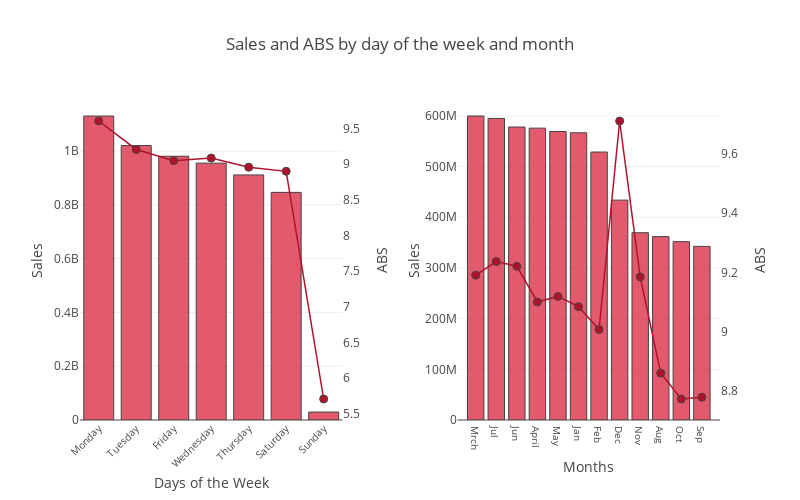

Here is the notebook cell this chart was saved with:
### Markdown cell above
Which day of the week or month generates the highest revenue, and ABS (Average Basket Size)? I created two separate graphs side by side to ease the comparison.

Regarding the sales graphs on the left, the beginning of the week is when the stores are generating more money, on Mondays and Tuesdays, the third best day is on Fridays.

Which is also applicable for the ABS, except that it's exceptionally higher on Wednesday than on Friday, respectively at 9.08 and 9.04 euros.


If we have a look at the right graph, representing the sales and ABS by month, we can note that March and July are the best performing months in terms of sales. But, the ABS is higher in December with 9.71 euros spent in average and 9.24 euros in July.

### Code cell
#Create two new dataframe

basketweek = train[['Dayoftheweek','Sales','Customers']]
basketweek = basketweek.groupby('Dayoftheweek').sum()
basketweek = basketweek.sort_values(by='Sales',ascending = False)
basketweek = basketweek.reset_index()
basketweek['Basket'] = basketweek['Sales'] / basketweek['Customers'] 

basketmonth = train[['Monthofyear','Sales','Customers']]
basketmonth = basketmonth.groupby('Monthofyear').sum()
basketmonth = basketmonth.sort_values(by='Sales',ascending = False)
basketmonth = basketmonth.reset_index()
basketmonth['Basket'] = basketmonth['Sales'] / basketmonth['Customers'] 


#Create the format of our plot grid

fig = tools.make_subplots(rows=1,
                          cols=2,
                          print_grid=True,
                          horizontal_spacing=0.18
                        
                         )

#Define the 4 traces 

trace1 = dict(type='bar',
              x= basketweek[('Dayoftheweek')], 
              y= basketweek[('Sales')],
              name='Sales',            
              marker=dict(color= 'rgba(220,49,72, 0.8)', 
                          line= dict(width= 1)),
              showlegend=False
             )
 

trace2 = dict(type='scatter',
              x= basketweek[('Dayoftheweek')], 
              y= basketweek[('Basket')], 
              marker= dict(line= dict(width= 1), 
                           size= 8), 
              line=dict(color= '#B0122C',
                        width= 1.5),
              name= 'ABS',
              showlegend=False
             )


trace3=dict(type='bar',
            x=basketmonth[('Monthofyear')],
            y=basketmonth[('Sales')],
            name='Sales',
            marker=dict(color= 'rgba(220,49,72, 0.8)', line= dict(width= 1)),
            showlegend=False 
          )
trace4=dict(type='scatter',
            x= basketmonth[('Monthofyear')],
            y=basketmonth[('Basket')],
            marker= dict(line= dict(width= 1), 
                         size= 8), 
            line=dict(color= '#B0122C', width= 1.5),
            name= 'ABS',
            showlegend=False
           )

# Append the first two traces to subplot (1,1), and the last two, to subplot (1,2):

fig.append_trace(trace1, 1, 1)# trace1 is in position 0 of the list fig['data]
fig.append_trace(trace2, 1, 1)#                       1 
fig.append_trace(trace3, 1, 2)#                       2
fig.append_trace(trace4, 1, 2)#                       3

# Now we update yaxis for both trace2 and trace4 - meaning positon 1 and 3
fig['data'][1].update(yaxis='y3')
fig['data'][3].update(yaxis='y4')

# Update layout


fig['layout'].update(autosize= False, 
              width= 800, 
              height= 500, 
              showlegend=False,
                     title='Sales and ABS by day of the week and month',hovermode='x')


fig['layout']['xaxis1'].update(tickangle= -45, #'x1'
                         autorange=True,
                         tickfont=dict(size= 10), 
                         title= 'Days of the Week', 
                         type= 'category',
                         )
fig['layout']['yaxis1'].update( #left yaxis'y1
                         showgrid=True, 
                         title= 'Sales',
                         )

#Insert a new key, yaxis3, and the associated value:
fig['layout']['yaxis3']=dict(
                          overlaying= 'y1', 
                          anchor= 'x1', 
                          side= 'right', 
                          showgrid= False, 
                          title= 'ABS'
                         )

fig['layout']['xaxis2'].update(autorange=True,
                         tickfont=dict(size= 10), 
                         title= 'Months', 
                         type= 'Months',
                         )
fig['layout']['yaxis2'].update(
                         showgrid=True, 
                         title= 'Sales',
                         )
#Insert a new key, yaxis4, and the associated value:
fig['layout']['yaxis4']=dict(
                          overlaying= 'y2', 
                          anchor= 'x2', 
                          side= 'right', 
                          showgrid= False, 
                          title= 'ABS'
                         )

iplot(fig)

### Figure 1 — Plotly figure (JSON) as saved in the notebook; plotly's stock layout.template omitted (floating-point values rounded to 4 significant figures)
{"data": [{"marker": {"color": "rgba(220,49,72, 0.8)", "line": {"width": 1}}, "name": "Sales", "showlegend": false, "type": "bar", "x": ["Monday", "Tuesday", "Friday", "Wednesday", "Thursday", "Saturday", "Sunday"], "xaxis": "x1", "y": [1130203012, 1020411930, 980555941, 954962863, 911177709, 846317735, 29551433], "yaxis": "y1"}, {"line": {"color": "#B0122C", "width": 1.5}, "marker": {"line": {"width": 1}, "size": 8}, "name": "ABS", "showlegend": false, "type": "scatter", "x": ["Monday", "Tuesday", "Friday", "Wednesday", "Thursday", "Saturday", "Sunday"], "xaxis": "x1", "y": [9.604, 9.206, 9.047, 9.085, 8.957, 8.899, 5.706], "yaxis": "y3"}, {"marker": {"color": "rgba(220,49,72, 0.8)", "line": {"width": 1}}, "name": "Sales", "showlegend": false, "type": "bar", "x": ["Mrch", "Jul", "Jun", "April", "May", "Jan", "Feb", "Dec", "Nov", "Aug", "Oct", "Sep"], "xaxis": "x2", "y": [599831906, 595059205, 578112775, 575895295, 569248217, 566728724, 528734410, 433831153, 369498877, 361791202, 351878728, 342570131], "yaxis": "y2"}, {"line": {"color": "#B0122C", "width": 1.5}, "marker": {"line": {"width": 1}, "size": 8}, "name": "ABS", "showlegend": false, "type": "scatter", "x": ["Mrch", "Jul", "Jun", "April", "May", "Jan", "Feb", "Dec", "Nov", "Aug", "Oct", "Sep"], "xaxis": "x2", "y": [9.191, 9.236, 9.221, 9.1, 9.119, 9.085, 9.008, 9.71, 9.185, 8.861, 8.774, 8.78], "yaxis": "y4"}], "layout": {"autosize": false, "height": 500, "hovermode": "x", "showlegend": false, "title": "Sales and ABS by day of the week and month", "width": 800, "xaxis1": {"anchor": "y1", "autorange": true, "domain": [0, 0.41], "tickangle": -45, "tickfont": {"size": 10}, "title": "Days of the Week", "type": "category"}, "xaxis2": {"anchor": "y2", "autorange": true, "domain": [0.59, 1], "tickfont": {"size": 10}, "title": "Months", "type": "Months"}, "yaxis1": {"anchor": "x1", "domain": [0, 1], "showgrid": true, "title": "Sales"}, "yaxis2": {"anchor": "x2", "domain": [0, 1], "showgrid": true, "title": "Sales"}, "yaxis3": {"anchor": "x1", "overlaying": "y1", "showgrid": false, "side": "right", "title": "ABS"}, "yaxis4": {"anchor": "x2", "overlaying": "y2", "showgrid": false, "side": "right", "title": "ABS"}}}
